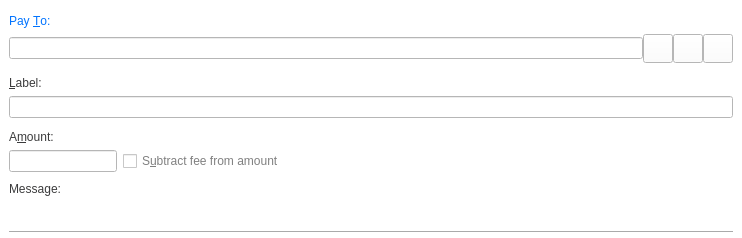
<?xml version="1.0" encoding="UTF-8"?>
<ui version="4.0">
 <class>SendCoinsEntry</class>
 <widget class="QStackedWidget" name="SendCoinsEntry">
  <property name="geometry">
   <rect>
    <x>0</x>
    <y>0</y>
    <width>742</width>
    <height>238</height>
   </rect>
  </property>
  <property name="focusPolicy">
   <enum>Qt::TabFocus</enum>
  </property>
  <property name="autoFillBackground">
   <bool>false</bool>
  </property>
  <property name="styleSheet">
   <string notr="true">background-color: rgb(255, 255, 255);</string>
  </property>
  <widget class="QFrame" name="SendCoins">
   <property name="toolTip">
    <string>This is a normal payment.</string>
   </property>
   <property name="frameShape">
    <enum>QFrame::NoFrame</enum>
   </property>
   <layout class="QVBoxLayout" name="verticalLayout">
    <property name="topMargin">
     <number>8</number>
    </property>
    <property name="bottomMargin">
     <number>4</number>
    </property>
    <item>
     <widget class="QLabel" name="payToLabel">
      <property name="styleSheet">
       <string notr="true">color: rgb(0, 115, 255);</string>
      </property>
      <property name="text">
       <string>Pay &amp;To:</string>
      </property>
      <property name="alignment">
       <set>Qt::AlignBottom|Qt::AlignLeading|Qt::AlignLeft</set>
      </property>
      <property name="buddy">
       <cstring>payTo</cstring>
      </property>
     </widget>
    </item>
    <item>
     <layout class="QHBoxLayout" name="payToLayout">
      <property name="spacing">
       <number>0</number>
      </property>
      <item>
       <widget class="QValidatedLineEdit" name="payTo">
        <property name="toolTip">
         <string>The Creativecoin address to send the payment to</string>
        </property>
       </widget>
      </item>
      <item>
       <widget class="QToolButton" name="addressBookButton">
        <property name="toolTip">
         <string>Choose previously used address</string>
        </property>
        <property name="styleSheet">
         <string notr="true"/>
        </property>
        <property name="text">
         <string/>
        </property>
        <property name="icon">
         <iconset resource="../bitcoin.qrc">
          <normaloff>:/icons/address-book</normaloff>:/icons/address-book</iconset>
        </property>
        <property name="iconSize">
         <size>
          <width>22</width>
          <height>22</height>
         </size>
        </property>
        <property name="shortcut">
         <string>Alt+A</string>
        </property>
       </widget>
      </item>
      <item>
       <widget class="QToolButton" name="pasteButton">
        <property name="toolTip">
         <string>Paste address from clipboard</string>
        </property>
        <property name="styleSheet">
         <string notr="true"/>
        </property>
        <property name="text">
         <string/>
        </property>
        <property name="icon">
         <iconset resource="../bitcoin.qrc">
          <normaloff>:/icons/editpaste</normaloff>:/icons/editpaste</iconset>
        </property>
        <property name="iconSize">
         <size>
          <width>22</width>
          <height>22</height>
         </size>
        </property>
        <property name="shortcut">
         <string>Alt+P</string>
        </property>
       </widget>
      </item>
      <item>
       <widget class="QToolButton" name="deleteButton">
        <property name="toolTip">
         <string>Remove this entry</string>
        </property>
        <property name="styleSheet">
         <string notr="true"/>
        </property>
        <property name="text">
         <string/>
        </property>
        <property name="icon">
         <iconset resource="../bitcoin.qrc">
          <normaloff>:/icons/remove</normaloff>:/icons/remove</iconset>
        </property>
        <property name="iconSize">
         <size>
          <width>22</width>
          <height>22</height>
         </size>
        </property>
       </widget>
      </item>
     </layout>
    </item>
    <item>
     <widget class="QLabel" name="labellLabel">
      <property name="styleSheet">
       <string notr="true">color: rgb(59, 59, 60);</string>
      </property>
      <property name="text">
       <string>&amp;Label:</string>
      </property>
      <property name="alignment">
       <set>Qt::AlignBottom|Qt::AlignLeading|Qt::AlignLeft</set>
      </property>
      <property name="buddy">
       <cstring>addAsLabel</cstring>
      </property>
     </widget>
    </item>
    <item>
     <widget class="QLineEdit" name="addAsLabel">
      <property name="toolTip">
       <string>Enter a label for this address to add it to the list of used addresses</string>
      </property>
     </widget>
    </item>
    <item>
     <widget class="QLabel" name="amountLabel">
      <property name="styleSheet">
       <string notr="true">color: rgb(59, 59, 60);</string>
      </property>
      <property name="text">
       <string>A&amp;mount:</string>
      </property>
      <property name="alignment">
       <set>Qt::AlignBottom|Qt::AlignLeading|Qt::AlignLeft</set>
      </property>
      <property name="buddy">
       <cstring>payAmount</cstring>
      </property>
     </widget>
    </item>
    <item>
     <layout class="QHBoxLayout" name="horizontalLayoutAmount" stretch="0,1">
      <item>
       <widget class="BitcoinAmountField" name="payAmount"/>
      </item>
      <item>
       <widget class="QCheckBox" name="checkboxSubtractFeeFromAmount">
        <property name="toolTip">
         <string>The fee will be deducted from the amount being sent. The recipient will receive less creativecoins than you enter in the amount field. If multiple recipients are selected, the fee is split equally.</string>
        </property>
        <property name="styleSheet">
         <string notr="true">color: rgb(128, 128, 128);</string>
        </property>
        <property name="text">
         <string>S&amp;ubtract fee from amount</string>
        </property>
       </widget>
      </item>
     </layout>
    </item>
    <item>
     <widget class="QLabel" name="messageLabel">
      <property name="styleSheet">
       <string notr="true">color: rgb(59, 59, 60);</string>
      </property>
      <property name="text">
       <string>Message:</string>
      </property>
      <property name="alignment">
       <set>Qt::AlignLeading|Qt::AlignLeft|Qt::AlignVCenter</set>
      </property>
     </widget>
    </item>
    <item>
     <widget class="QLabel" name="messageTextLabel">
      <property name="toolTip">
       <string>A message that was attached to the creativecoin: URI which will be stored with the transaction for your reference. Note: This message will not be sent over the Creativecoin network.</string>
      </property>
      <property name="textFormat">
       <enum>Qt::PlainText</enum>
      </property>
     </widget>
    </item>
    <item>
     <widget class="Line" name="line">
      <property name="orientation">
       <enum>Qt::Horizontal</enum>
      </property>
     </widget>
    </item>
   </layout>
  </widget>
  <widget class="QFrame" name="SendCoins_UnauthenticatedPaymentRequest">
   <property name="palette">
    <palette>
     <active>
      <colorrole role="WindowText">
       <brush brushstyle="SolidPattern">
        <color alpha="255">
         <red>0</red>
         <green>115</green>
         <blue>255</blue>
        </color>
       </brush>
      </colorrole>
      <colorrole role="Button">
       <brush brushstyle="SolidPattern">
        <color alpha="255">
         <red>255</red>
         <green>255</green>
         <blue>255</blue>
        </color>
       </brush>
      </colorrole>
      <colorrole role="Light">
       <brush brushstyle="SolidPattern">
        <color alpha="255">
         <red>255</red>
         <green>255</green>
         <blue>255</blue>
        </color>
       </brush>
      </colorrole>
      <colorrole role="Midlight">
       <brush brushstyle="SolidPattern">
        <color alpha="255">
         <red>255</red>
         <green>255</green>
         <blue>191</blue>
        </color>
       </brush>
      </colorrole>
      <colorrole role="Dark">
       <brush brushstyle="SolidPattern">
        <color alpha="255">
         <red>127</red>
         <green>127</green>
         <blue>63</blue>
        </color>
       </brush>
      </colorrole>
      <colorrole role="Mid">
       <brush brushstyle="SolidPattern">
        <color alpha="255">
         <red>170</red>
         <green>170</green>
         <blue>84</blue>
        </color>
       </brush>
      </colorrole>
      <colorrole role="Text">
       <brush brushstyle="SolidPattern">
        <color alpha="255">
         <red>0</red>
         <green>115</green>
         <blue>255</blue>
        </color>
       </brush>
      </colorrole>
      <colorrole role="BrightText">
       <brush brushstyle="SolidPattern">
        <color alpha="255">
         <red>255</red>
         <green>255</green>
         <blue>255</blue>
        </color>
       </brush>
      </colorrole>
      <colorrole role="ButtonText">
       <brush brushstyle="SolidPattern">
        <color alpha="255">
         <red>0</red>
         <green>115</green>
         <blue>255</blue>
        </color>
       </brush>
      </colorrole>
      <colorrole role="Base">
       <brush brushstyle="SolidPattern">
        <color alpha="255">
         <red>255</red>
         <green>255</green>
         <blue>255</blue>
        </color>
       </brush>
      </colorrole>
      <colorrole role="Window">
       <brush brushstyle="SolidPattern">
        <color alpha="255">
         <red>255</red>
         <green>255</green>
         <blue>255</blue>
        </color>
       </brush>
      </colorrole>
      <colorrole role="Shadow">
       <brush brushstyle="SolidPattern">
        <color alpha="255">
         <red>0</red>
         <green>0</green>
         <blue>0</blue>
        </color>
       </brush>
      </colorrole>
      <colorrole role="AlternateBase">
       <brush brushstyle="SolidPattern">
        <color alpha="255">
         <red>255</red>
         <green>255</green>
         <blue>191</blue>
        </color>
       </brush>
      </colorrole>
      <colorrole role="ToolTipBase">
       <brush brushstyle="SolidPattern">
        <color alpha="255">
         <red>255</red>
         <green>255</green>
         <blue>220</blue>
        </color>
       </brush>
      </colorrole>
      <colorrole role="ToolTipText">
       <brush brushstyle="SolidPattern">
        <color alpha="255">
         <red>0</red>
         <green>0</green>
         <blue>0</blue>
        </color>
       </brush>
      </colorrole>
     </active>
     <inactive>
      <colorrole role="WindowText">
       <brush brushstyle="SolidPattern">
        <color alpha="255">
         <red>0</red>
         <green>115</green>
         <blue>255</blue>
        </color>
       </brush>
      </colorrole>
      <colorrole role="Button">
       <brush brushstyle="SolidPattern">
        <color alpha="255">
         <red>255</red>
         <green>255</green>
         <blue>255</blue>
        </color>
       </brush>
      </colorrole>
      <colorrole role="Light">
       <brush brushstyle="SolidPattern">
        <color alpha="255">
         <red>255</red>
         <green>255</green>
         <blue>255</blue>
        </color>
       </brush>
      </colorrole>
      <colorrole role="Midlight">
       <brush brushstyle="SolidPattern">
        <color alpha="255">
         <red>255</red>
         <green>255</green>
         <blue>191</blue>
        </color>
       </brush>
      </colorrole>
      <colorrole role="Dark">
       <brush brushstyle="SolidPattern">
        <color alpha="255">
         <red>127</red>
         <green>127</green>
         <blue>63</blue>
        </color>
       </brush>
      </colorrole>
      <colorrole role="Mid">
       <brush brushstyle="SolidPattern">
        <color alpha="255">
         <red>170</red>
         <green>170</green>
         <blue>84</blue>
        </color>
       </brush>
      </colorrole>
      <colorrole role="Text">
       <brush brushstyle="SolidPattern">
        <color alpha="255">
         <red>0</red>
         <green>115</green>
         <blue>255</blue>
        </color>
       </brush>
      </colorrole>
      <colorrole role="BrightText">
       <brush brushstyle="SolidPattern">
        <color alpha="255">
         <red>255</red>
         <green>255</green>
         <blue>255</blue>
        </color>
       </brush>
      </colorrole>
      <colorrole role="ButtonText">
       <brush brushstyle="SolidPattern">
        <color alpha="255">
         <red>0</red>
         <green>115</green>
         <blue>255</blue>
        </color>
       </brush>
      </colorrole>
      <colorrole role="Base">
       <brush brushstyle="SolidPattern">
        <color alpha="255">
         <red>255</red>
         <green>255</green>
         <blue>255</blue>
        </color>
       </brush>
      </colorrole>
      <colorrole role="Window">
       <brush brushstyle="SolidPattern">
        <color alpha="255">
         <red>255</red>
         <green>255</green>
         <blue>255</blue>
        </color>
       </brush>
      </colorrole>
      <colorrole role="Shadow">
       <brush brushstyle="SolidPattern">
        <color alpha="255">
         <red>0</red>
         <green>0</green>
         <blue>0</blue>
        </color>
       </brush>
      </colorrole>
      <colorrole role="AlternateBase">
       <brush brushstyle="SolidPattern">
        <color alpha="255">
         <red>255</red>
         <green>255</green>
         <blue>191</blue>
        </color>
       </brush>
      </colorrole>
      <colorrole role="ToolTipBase">
       <brush brushstyle="SolidPattern">
        <color alpha="255">
         <red>255</red>
         <green>255</green>
         <blue>220</blue>
        </color>
       </brush>
      </colorrole>
      <colorrole role="ToolTipText">
       <brush brushstyle="SolidPattern">
        <color alpha="255">
         <red>0</red>
         <green>0</green>
         <blue>0</blue>
        </color>
       </brush>
      </colorrole>
     </inactive>
     <disabled>
      <colorrole role="WindowText">
       <brush brushstyle="SolidPattern">
        <color alpha="255">
         <red>0</red>
         <green>115</green>
         <blue>255</blue>
        </color>
       </brush>
      </colorrole>
      <colorrole role="Button">
       <brush brushstyle="SolidPattern">
        <color alpha="255">
         <red>255</red>
         <green>255</green>
         <blue>255</blue>
        </color>
       </brush>
      </colorrole>
      <colorrole role="Light">
       <brush brushstyle="SolidPattern">
        <color alpha="255">
         <red>255</red>
         <green>255</green>
         <blue>255</blue>
        </color>
       </brush>
      </colorrole>
      <colorrole role="Midlight">
       <brush brushstyle="SolidPattern">
        <color alpha="255">
         <red>255</red>
         <green>255</green>
         <blue>191</blue>
        </color>
       </brush>
      </colorrole>
      <colorrole role="Dark">
       <brush brushstyle="SolidPattern">
        <color alpha="255">
         <red>127</red>
         <green>127</green>
         <blue>63</blue>
        </color>
       </brush>
      </colorrole>
      <colorrole role="Mid">
       <brush brushstyle="SolidPattern">
        <color alpha="255">
         <red>170</red>
         <green>170</green>
         <blue>84</blue>
        </color>
       </brush>
      </colorrole>
      <colorrole role="Text">
       <brush brushstyle="SolidPattern">
        <color alpha="255">
         <red>0</red>
         <green>115</green>
         <blue>255</blue>
        </color>
       </brush>
      </colorrole>
      <colorrole role="BrightText">
       <brush brushstyle="SolidPattern">
        <color alpha="255">
         <red>255</red>
         <green>255</green>
         <blue>255</blue>
        </color>
       </brush>
      </colorrole>
      <colorrole role="ButtonText">
       <brush brushstyle="SolidPattern">
        <color alpha="255">
         <red>0</red>
         <green>115</green>
         <blue>255</blue>
        </color>
       </brush>
      </colorrole>
      <colorrole role="Base">
       <brush brushstyle="SolidPattern">
        <color alpha="255">
         <red>255</red>
         <green>255</green>
         <blue>255</blue>
        </color>
       </brush>
      </colorrole>
      <colorrole role="Window">
       <brush brushstyle="SolidPattern">
        <color alpha="255">
         <red>255</red>
         <green>255</green>
         <blue>255</blue>
        </color>
       </brush>
      </colorrole>
      <colorrole role="Shadow">
       <brush brushstyle="SolidPattern">
        <color alpha="255">
         <red>0</red>
         <green>0</green>
         <blue>0</blue>
        </color>
       </brush>
      </colorrole>
      <colorrole role="AlternateBase">
       <brush brushstyle="SolidPattern">
        <color alpha="255">
         <red>255</red>
         <green>255</green>
         <blue>127</blue>
        </color>
       </brush>
      </colorrole>
      <colorrole role="ToolTipBase">
       <brush brushstyle="SolidPattern">
        <color alpha="255">
         <red>255</red>
         <green>255</green>
         <blue>220</blue>
        </color>
       </brush>
      </colorrole>
      <colorrole role="ToolTipText">
       <brush brushstyle="SolidPattern">
        <color alpha="255">
         <red>0</red>
         <green>0</green>
         <blue>0</blue>
        </color>
       </brush>
      </colorrole>
     </disabled>
    </palette>
   </property>
   <property name="toolTip">
    <string>This is an unauthenticated payment request.</string>
   </property>
   <property name="autoFillBackground">
    <bool>false</bool>
   </property>
   <property name="frameShape">
    <enum>QFrame::NoFrame</enum>
   </property>
   <layout class="QGridLayout" name="gridLayout_is">
    <property name="spacing">
     <number>12</number>
    </property>
    <item row="0" column="0">
     <widget class="QLabel" name="payToLabel_is">
      <property name="text">
       <string>Pay To:</string>
      </property>
      <property name="alignment">
       <set>Qt::AlignRight|Qt::AlignTrailing|Qt::AlignVCenter</set>
      </property>
     </widget>
    </item>
    <item row="0" column="1">
     <layout class="QHBoxLayout" name="payToLayout_is">
      <property name="spacing">
       <number>0</number>
      </property>
      <item>
       <widget class="QLabel" name="payTo_is"/>
      </item>
      <item>
       <widget class="QToolButton" name="deleteButton_is">
        <property name="toolTip">
         <string>Remove this entry</string>
        </property>
        <property name="text">
         <string/>
        </property>
        <property name="icon">
         <iconset resource="../bitcoin.qrc">
          <normaloff>:/icons/remove</normaloff>:/icons/remove</iconset>
        </property>
       </widget>
      </item>
     </layout>
    </item>
    <item row="1" column="0">
     <widget class="QLabel" name="memoLabel_is">
      <property name="text">
       <string>Memo:</string>
      </property>
      <property name="alignment">
       <set>Qt::AlignRight|Qt::AlignTrailing|Qt::AlignVCenter</set>
      </property>
     </widget>
    </item>
    <item row="1" column="1">
     <widget class="QLabel" name="memoTextLabel_is">
      <property name="textFormat">
       <enum>Qt::PlainText</enum>
      </property>
     </widget>
    </item>
    <item row="2" column="0">
     <widget class="QLabel" name="amountLabel_is">
      <property name="text">
       <string>A&amp;mount:</string>
      </property>
      <property name="alignment">
       <set>Qt::AlignRight|Qt::AlignTrailing|Qt::AlignVCenter</set>
      </property>
      <property name="buddy">
       <cstring>payAmount_is</cstring>
      </property>
     </widget>
    </item>
    <item row="2" column="1">
     <widget class="BitcoinAmountField" name="payAmount_is">
      <property name="acceptDrops">
       <bool>false</bool>
      </property>
     </widget>
    </item>
   </layout>
  </widget>
  <widget class="QFrame" name="SendCoins_AuthenticatedPaymentRequest">
   <property name="palette">
    <palette>
     <active>
      <colorrole role="WindowText">
       <brush brushstyle="SolidPattern">
        <color alpha="255">
         <red>0</red>
         <green>115</green>
         <blue>255</blue>
        </color>
       </brush>
      </colorrole>
      <colorrole role="Button">
       <brush brushstyle="SolidPattern">
        <color alpha="255">
         <red>255</red>
         <green>255</green>
         <blue>255</blue>
        </color>
       </brush>
      </colorrole>
      <colorrole role="Light">
       <brush brushstyle="SolidPattern">
        <color alpha="255">
         <red>230</red>
         <green>255</green>
         <blue>224</blue>
        </color>
       </brush>
      </colorrole>
      <colorrole role="Midlight">
       <brush brushstyle="SolidPattern">
        <color alpha="255">
         <red>185</red>
         <green>243</green>
         <blue>171</blue>
        </color>
       </brush>
      </colorrole>
      <colorrole role="Dark">
       <brush brushstyle="SolidPattern">
        <color alpha="255">
         <red>70</red>
         <green>116</green>
         <blue>59</blue>
        </color>
       </brush>
      </colorrole>
      <colorrole role="Mid">
       <brush brushstyle="SolidPattern">
        <color alpha="255">
         <red>93</red>
         <green>155</green>
         <blue>79</blue>
        </color>
       </brush>
      </colorrole>
      <colorrole role="Text">
       <brush brushstyle="SolidPattern">
        <color alpha="255">
         <red>0</red>
         <green>115</green>
         <blue>255</blue>
        </color>
       </brush>
      </colorrole>
      <colorrole role="BrightText">
       <brush brushstyle="SolidPattern">
        <color alpha="255">
         <red>155</red>
         <green>255</green>
         <blue>147</blue>
        </color>
       </brush>
      </colorrole>
      <colorrole role="ButtonText">
       <brush brushstyle="SolidPattern">
        <color alpha="255">
         <red>0</red>
         <green>115</green>
         <blue>255</blue>
        </color>
       </brush>
      </colorrole>
      <colorrole role="Base">
       <brush brushstyle="SolidPattern">
        <color alpha="255">
         <red>255</red>
         <green>255</green>
         <blue>255</blue>
        </color>
       </brush>
      </colorrole>
      <colorrole role="Window">
       <brush brushstyle="SolidPattern">
        <color alpha="255">
         <red>255</red>
         <green>255</green>
         <blue>255</blue>
        </color>
       </brush>
      </colorrole>
      <colorrole role="Shadow">
       <brush brushstyle="SolidPattern">
        <color alpha="255">
         <red>0</red>
         <green>0</green>
         <blue>0</blue>
        </color>
       </brush>
      </colorrole>
      <colorrole role="AlternateBase">
       <brush brushstyle="SolidPattern">
        <color alpha="255">
         <red>197</red>
         <green>243</green>
         <blue>187</blue>
        </color>
       </brush>
      </colorrole>
      <colorrole role="NoRole">
       <brush brushstyle="SolidPattern">
        <color alpha="255">
         <red>125</red>
         <green>194</green>
         <blue>122</blue>
        </color>
       </brush>
      </colorrole>
      <colorrole role="ToolTipBase">
       <brush brushstyle="SolidPattern">
        <color alpha="255">
         <red>255</red>
         <green>255</green>
         <blue>220</blue>
        </color>
       </brush>
      </colorrole>
      <colorrole role="ToolTipText">
       <brush brushstyle="SolidPattern">
        <color alpha="255">
         <red>0</red>
         <green>0</green>
         <blue>0</blue>
        </color>
       </brush>
      </colorrole>
     </active>
     <inactive>
      <colorrole role="WindowText">
       <brush brushstyle="SolidPattern">
        <color alpha="255">
         <red>0</red>
         <green>115</green>
         <blue>255</blue>
        </color>
       </brush>
      </colorrole>
      <colorrole role="Button">
       <brush brushstyle="SolidPattern">
        <color alpha="255">
         <red>255</red>
         <green>255</green>
         <blue>255</blue>
        </color>
       </brush>
      </colorrole>
      <colorrole role="Light">
       <brush brushstyle="SolidPattern">
        <color alpha="255">
         <red>230</red>
         <green>255</green>
         <blue>224</blue>
        </color>
       </brush>
      </colorrole>
      <colorrole role="Midlight">
       <brush brushstyle="SolidPattern">
        <color alpha="255">
         <red>185</red>
         <green>243</green>
         <blue>171</blue>
        </color>
       </brush>
      </colorrole>
      <colorrole role="Dark">
       <brush brushstyle="SolidPattern">
        <color alpha="255">
         <red>70</red>
         <green>116</green>
         <blue>59</blue>
        </color>
       </brush>
      </colorrole>
      <colorrole role="Mid">
       <brush brushstyle="SolidPattern">
        <color alpha="255">
         <red>93</red>
         <green>155</green>
         <blue>79</blue>
        </color>
       </brush>
      </colorrole>
      <colorrole role="Text">
       <brush brushstyle="SolidPattern">
        <color alpha="255">
         <red>0</red>
         <green>115</green>
         <blue>255</blue>
        </color>
       </brush>
      </colorrole>
      <colorrole role="BrightText">
       <brush brushstyle="SolidPattern">
        <color alpha="255">
         <red>155</red>
         <green>255</green>
         <blue>147</blue>
        </color>
       </brush>
      </colorrole>
      <colorrole role="ButtonText">
       <brush brushstyle="SolidPattern">
        <color alpha="255">
         <red>0</red>
         <green>115</green>
         <blue>255</blue>
        </color>
       </brush>
      </colorrole>
      <colorrole role="Base">
       <brush brushstyle="SolidPattern">
        <color alpha="255">
         <red>255</red>
         <green>255</green>
         <blue>255</blue>
        </color>
       </brush>
      </colorrole>
      <colorrole role="Window">
       <brush brushstyle="SolidPattern">
        <color alpha="255">
         <red>255</red>
         <green>255</green>
         <blue>255</blue>
        </color>
       </brush>
      </colorrole>
      <colorrole role="Shadow">
       <brush brushstyle="SolidPattern">
        <color alpha="255">
         <red>0</red>
         <green>0</green>
         <blue>0</blue>
        </color>
       </brush>
      </colorrole>
      <colorrole role="AlternateBase">
       <brush brushstyle="SolidPattern">
        <color alpha="255">
         <red>197</red>
         <green>243</green>
         <blue>187</blue>
        </color>
       </brush>
      </colorrole>
      <colorrole role="NoRole">
       <brush brushstyle="SolidPattern">
        <color alpha="255">
         <red>125</red>
         <green>194</green>
         <blue>122</blue>
        </color>
       </brush>
      </colorrole>
      <colorrole role="ToolTipBase">
       <brush brushstyle="SolidPattern">
        <color alpha="255">
         <red>255</red>
         <green>255</green>
         <blue>220</blue>
        </color>
       </brush>
      </colorrole>
      <colorrole role="ToolTipText">
       <brush brushstyle="SolidPattern">
        <color alpha="255">
         <red>0</red>
         <green>0</green>
         <blue>0</blue>
        </color>
       </brush>
      </colorrole>
     </inactive>
     <disabled>
      <colorrole role="WindowText">
       <brush brushstyle="SolidPattern">
        <color alpha="255">
         <red>0</red>
         <green>115</green>
         <blue>255</blue>
        </color>
       </brush>
      </colorrole>
      <colorrole role="Button">
       <brush brushstyle="SolidPattern">
        <color alpha="255">
         <red>255</red>
         <green>255</green>
         <blue>255</blue>
        </color>
       </brush>
      </colorrole>
      <colorrole role="Light">
       <brush brushstyle="SolidPattern">
        <color alpha="255">
         <red>230</red>
         <green>255</green>
         <blue>224</blue>
        </color>
       </brush>
      </colorrole>
      <colorrole role="Midlight">
       <brush brushstyle="SolidPattern">
        <color alpha="255">
         <red>185</red>
         <green>243</green>
         <blue>171</blue>
        </color>
       </brush>
      </colorrole>
      <colorrole role="Dark">
       <brush brushstyle="SolidPattern">
        <color alpha="255">
         <red>70</red>
         <green>116</green>
         <blue>59</blue>
        </color>
       </brush>
      </colorrole>
      <colorrole role="Mid">
       <brush brushstyle="SolidPattern">
        <color alpha="255">
         <red>93</red>
         <green>155</green>
         <blue>79</blue>
        </color>
       </brush>
      </colorrole>
      <colorrole role="Text">
       <brush brushstyle="SolidPattern">
        <color alpha="255">
         <red>0</red>
         <green>115</green>
         <blue>255</blue>
        </color>
       </brush>
      </colorrole>
      <colorrole role="BrightText">
       <brush brushstyle="SolidPattern">
        <color alpha="255">
         <red>155</red>
         <green>255</green>
         <blue>147</blue>
        </color>
       </brush>
      </colorrole>
      <colorrole role="ButtonText">
       <brush brushstyle="SolidPattern">
        <color alpha="255">
         <red>0</red>
         <green>115</green>
         <blue>255</blue>
        </color>
       </brush>
      </colorrole>
      <colorrole role="Base">
       <brush brushstyle="SolidPattern">
        <color alpha="255">
         <red>255</red>
         <green>255</green>
         <blue>255</blue>
        </color>
       </brush>
      </colorrole>
      <colorrole role="Window">
       <brush brushstyle="SolidPattern">
        <color alpha="255">
         <red>255</red>
         <green>255</green>
         <blue>255</blue>
        </color>
       </brush>
      </colorrole>
      <colorrole role="Shadow">
       <brush brushstyle="SolidPattern">
        <color alpha="255">
         <red>0</red>
         <green>0</green>
         <blue>0</blue>
        </color>
       </brush>
      </colorrole>
      <colorrole role="AlternateBase">
       <brush brushstyle="SolidPattern">
        <color alpha="255">
         <red>140</red>
         <green>232</green>
         <blue>119</blue>
        </color>
       </brush>
      </colorrole>
      <colorrole role="NoRole">
       <brush brushstyle="SolidPattern">
        <color alpha="255">
         <red>125</red>
         <green>194</green>
         <blue>122</blue>
        </color>
       </brush>
      </colorrole>
      <colorrole role="ToolTipBase">
       <brush brushstyle="SolidPattern">
        <color alpha="255">
         <red>255</red>
         <green>255</green>
         <blue>220</blue>
        </color>
       </brush>
      </colorrole>
      <colorrole role="ToolTipText">
       <brush brushstyle="SolidPattern">
        <color alpha="255">
         <red>0</red>
         <green>0</green>
         <blue>0</blue>
        </color>
       </brush>
      </colorrole>
     </disabled>
    </palette>
   </property>
   <property name="toolTip">
    <string>This is an authenticated payment request.</string>
   </property>
   <property name="autoFillBackground">
    <bool>false</bool>
   </property>
   <property name="frameShape">
    <enum>QFrame::NoFrame</enum>
   </property>
   <layout class="QGridLayout" name="gridLayout_s">
    <property name="spacing">
     <number>12</number>
    </property>
    <item row="0" column="0">
     <widget class="QLabel" name="payToLabel_s">
      <property name="text">
       <string>Pay To:</string>
      </property>
      <property name="alignment">
       <set>Qt::AlignRight|Qt::AlignTrailing|Qt::AlignVCenter</set>
      </property>
     </widget>
    </item>
    <item row="0" column="1">
     <layout class="QHBoxLayout" name="payToLayout_s">
      <property name="spacing">
       <number>0</number>
      </property>
      <item>
       <widget class="QLabel" name="payTo_s">
        <property name="textFormat">
         <enum>Qt::PlainText</enum>
        </property>
       </widget>
      </item>
      <item>
       <widget class="QToolButton" name="deleteButton_s">
        <property name="toolTip">
         <string>Remove this entry</string>
        </property>
        <property name="text">
         <string/>
        </property>
        <property name="icon">
         <iconset resource="../bitcoin.qrc">
          <normaloff>:/icons/remove</normaloff>:/icons/remove</iconset>
        </property>
       </widget>
      </item>
     </layout>
    </item>
    <item row="1" column="0">
     <widget class="QLabel" name="memoLabel_s">
      <property name="text">
       <string>Memo:</string>
      </property>
      <property name="alignment">
       <set>Qt::AlignRight|Qt::AlignTrailing|Qt::AlignVCenter</set>
      </property>
     </widget>
    </item>
    <item row="1" column="1">
     <widget class="QLabel" name="memoTextLabel_s">
      <property name="textFormat">
       <enum>Qt::PlainText</enum>
      </property>
     </widget>
    </item>
    <item row="2" column="0">
     <widget class="QLabel" name="amountLabel_s">
      <property name="text">
       <string>A&amp;mount:</string>
      </property>
      <property name="alignment">
       <set>Qt::AlignRight|Qt::AlignTrailing|Qt::AlignVCenter</set>
      </property>
      <property name="buddy">
       <cstring>payAmount_s</cstring>
      </property>
     </widget>
    </item>
    <item row="2" column="1">
     <widget class="BitcoinAmountField" name="payAmount_s">
      <property name="acceptDrops">
       <bool>false</bool>
      </property>
     </widget>
    </item>
   </layout>
  </widget>
 </widget>
 <customwidgets>
  <customwidget>
   <class>QValidatedLineEdit</class>
   <extends>QLineEdit</extends>
   <header>qvalidatedlineedit.h</header>
  </customwidget>
  <customwidget>
   <class>BitcoinAmountField</class>
   <extends>QLineEdit</extends>
   <header>bitcoinamountfield.h</header>
   <container>1</container>
  </customwidget>
 </customwidgets>
 <tabstops>
  <tabstop>payTo</tabstop>
  <tabstop>addressBookButton</tabstop>
  <tabstop>pasteButton</tabstop>
  <tabstop>deleteButton</tabstop>
  <tabstop>addAsLabel</tabstop>
  <tabstop>payAmount</tabstop>
  <tabstop>payAmount_is</tabstop>
  <tabstop>deleteButton_is</tabstop>
  <tabstop>payAmount_s</tabstop>
  <tabstop>deleteButton_s</tabstop>
 </tabstops>
 <resources>
  <include location="../bitcoin.qrc"/>
 </resources>
 <connections/>
</ui>
